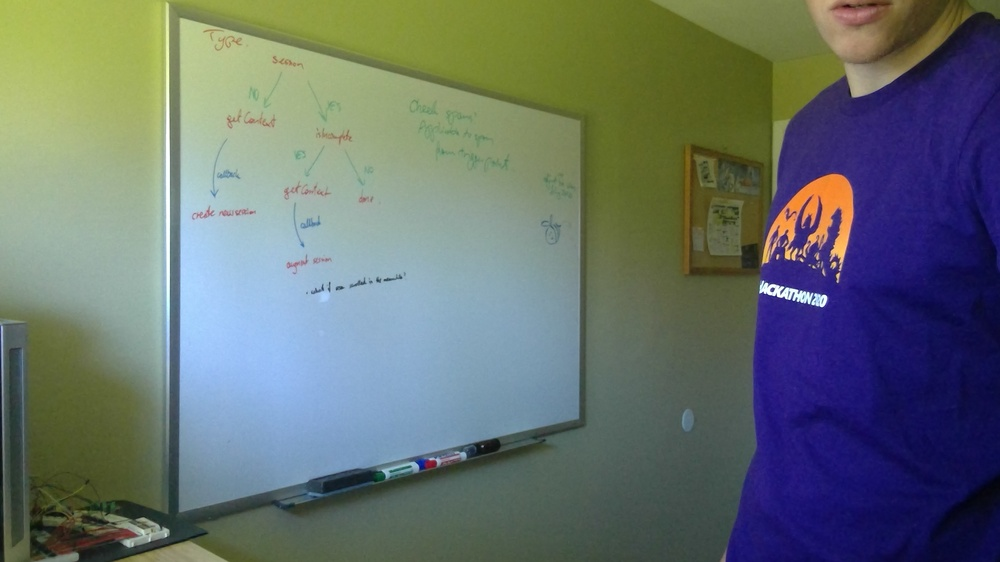
#> input picture PythonVersion/samples/1.jpg, 1000 x 562 px, shrunk from 2560 x 1440 before the run
$ python -i ImageEnhancer.py   (imports and definitions only)
#> lines starting #> are read from the running program, lines starting #| are printed output that depends on the picture
#> further down, picture is the input picture: shape (562, 1000, 3); mean B, G, R 110.3, 113.3, 102.7
from skimage import exposure
import numpy as np
import imutils
import cv2
import math

class ImageEnhancer:

    def enhance(self, image):
        # See clarity.py
        # Somehow we're getting float64 image. convert it to something that cvtColor can understand
        image = (image*255).astype('uint8')
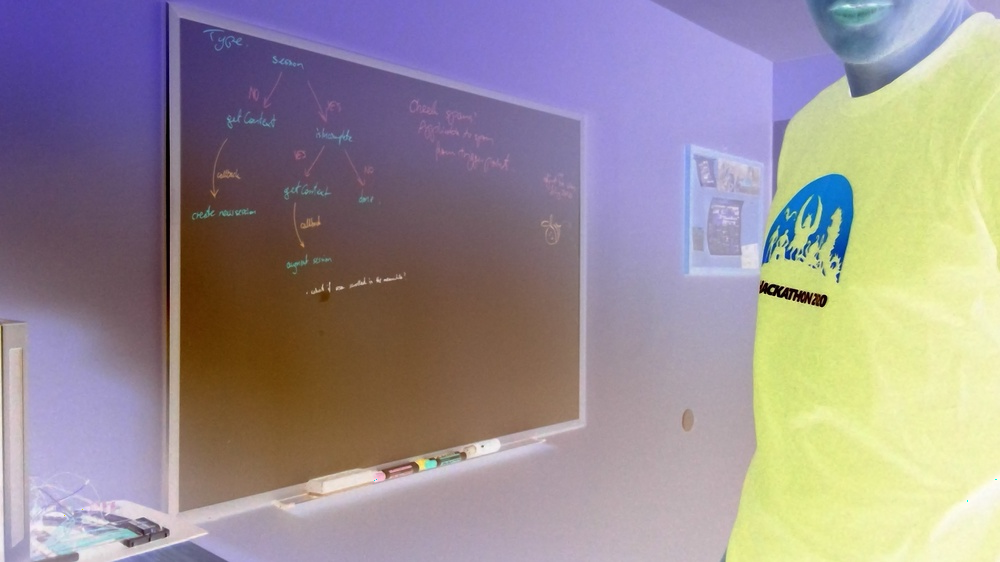
#> image: shape (562, 1000, 3); mean of channels 0, 1, 2 145.7, 142.7, 153.3; drawn as B, G, R
        gray = cv2.cvtColor(image, cv2.COLOR_BGR2GRAY)
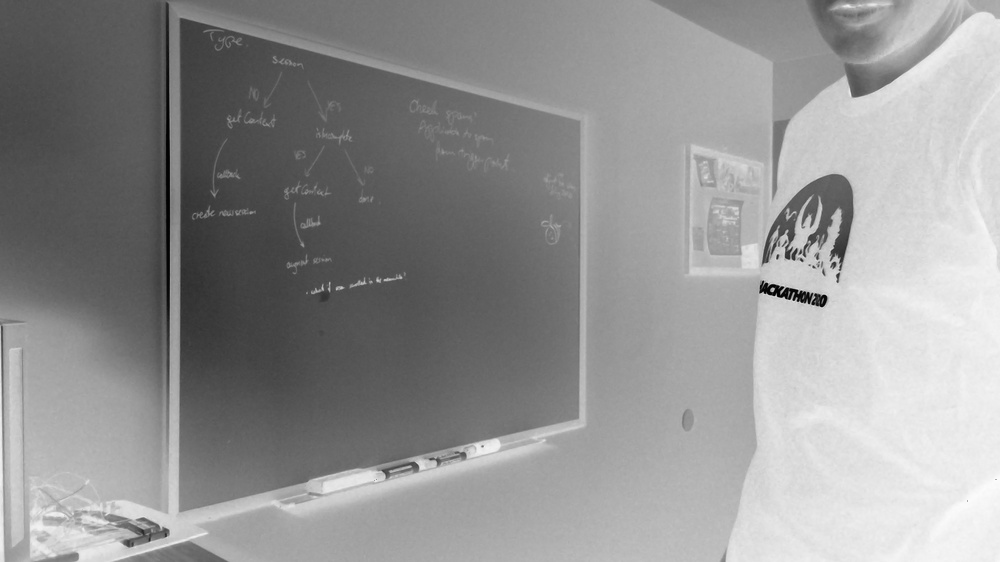
#> gray: shape (562, 1000); min 1, max 252, mean 146.2
        # adaptiveThreshold accepts single channel (grayscale) images
        # Good values are 198 for the threshold, and a low blockSize, e.g. 3
        at = cv2.adaptiveThreshold(gray, 198, cv2.ADAPTIVE_THRESH_GAUSSIAN_C, cv2.THRESH_BINARY_INV,3,2)
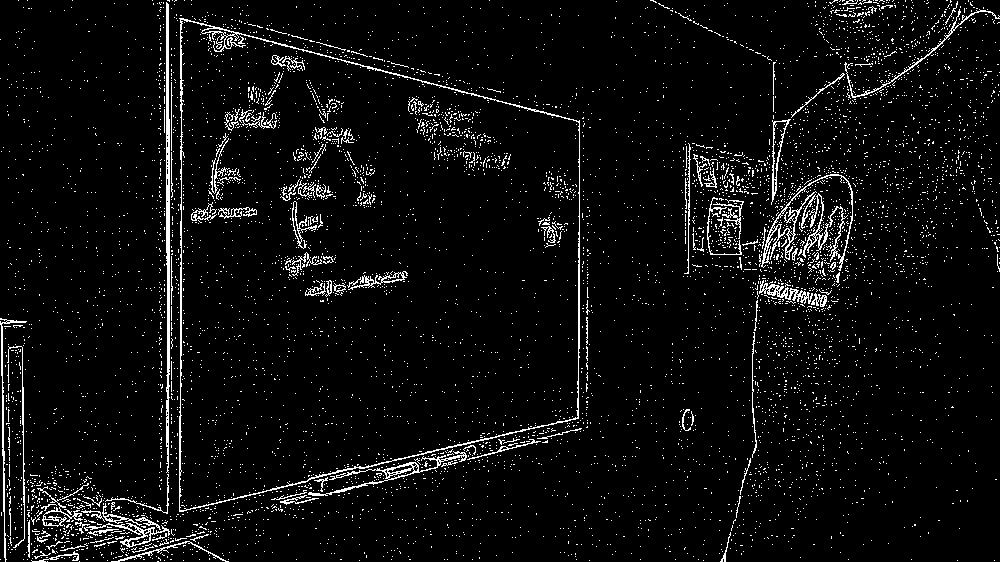
#> at: shape (562, 1000); values 0 (black) and 198 (white), 5.1% white in thin lines or dots

        foreground = cv2.bitwise_and(image, image, mask=at)
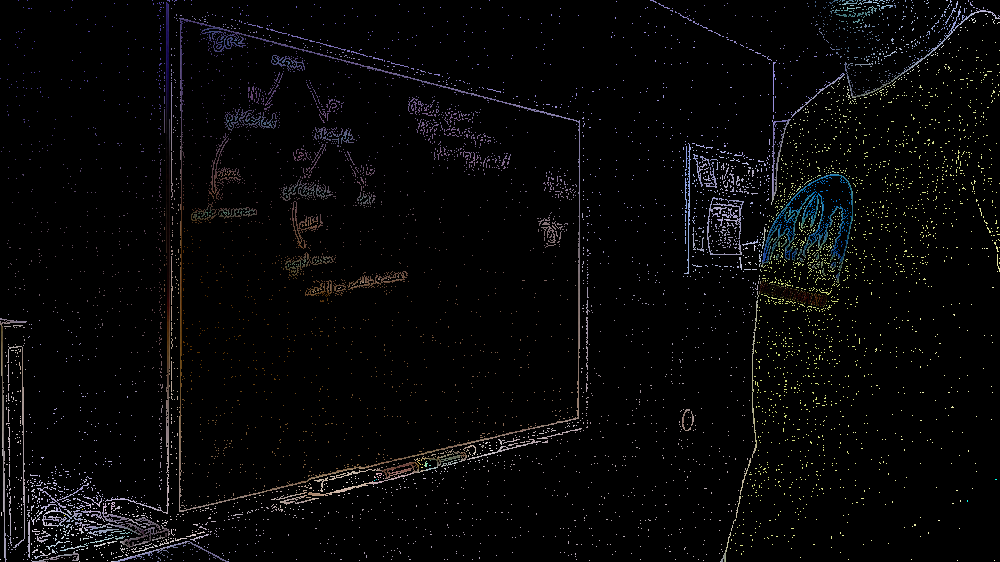
#> foreground: shape (562, 1000, 3); mean of channels 0, 1, 2 6.9, 6.5, 6.8; drawn as B, G, R

        # Get the background. Blur it an desaturate it
        #backgroundBlur = cv2.GaussianBlur(image, (15, 15), cv2.BORDER_DEFAULT)
        #backgroundBlur = cv2.bilateralFilter(image, 5, TestValue, TestValue)
        backgroundBlur = image # don't do any smoothing of the background

        amplifiedLight = 0.3
        addedGamma = 0.2
        # Make the background brighter prior to multiplication
        # Values 0.0, 0.9 and 0.5 (=128) seem to do well
        washedOut = cv2.addWeighted(backgroundBlur, 1.0, backgroundBlur, amplifiedLight, addedGamma*255)
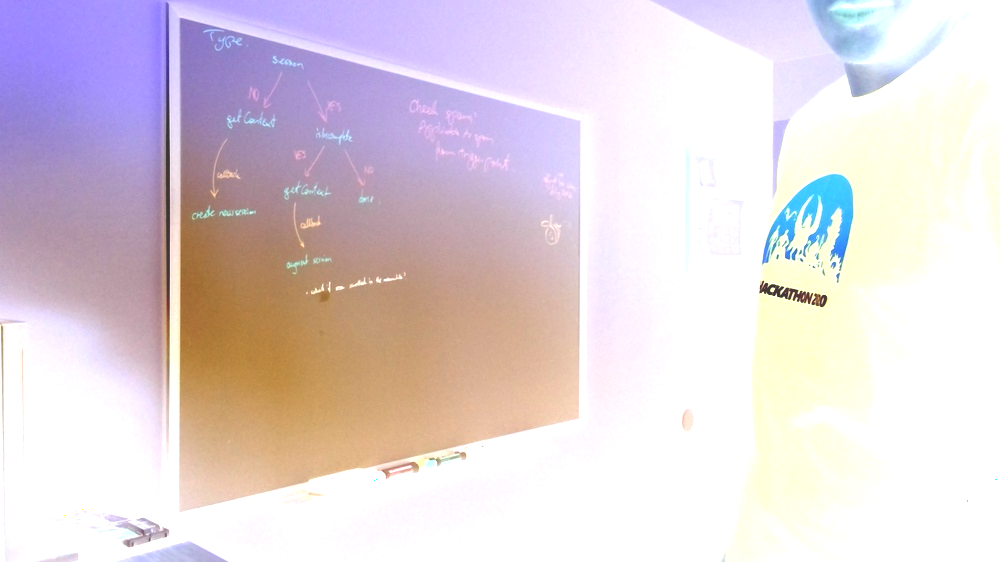
#> washedOut: shape (562, 1000, 3); mean of channels 0, 1, 2 218.6, 212.2, 224.7; drawn as B, G, R
        # remove the area taken care of by the edge detector
        # I can't figure out why, but we can't use mask=bitwise_not(at) like above.
        # BTW we convert to BGR is that the two arrays for bitwise_and must match number of channels
        mask = cv2.cvtColor(at, cv2.COLOR_GRAY2BGR)
        backgroundMask = cv2.bitwise_not(mask)
#> backgroundMask: shape (562, 1000, 3); values 57 (black) and 255 (white), 94.9% white; black in thin lines or dots
        background = cv2.bitwise_and(washedOut, backgroundMask)
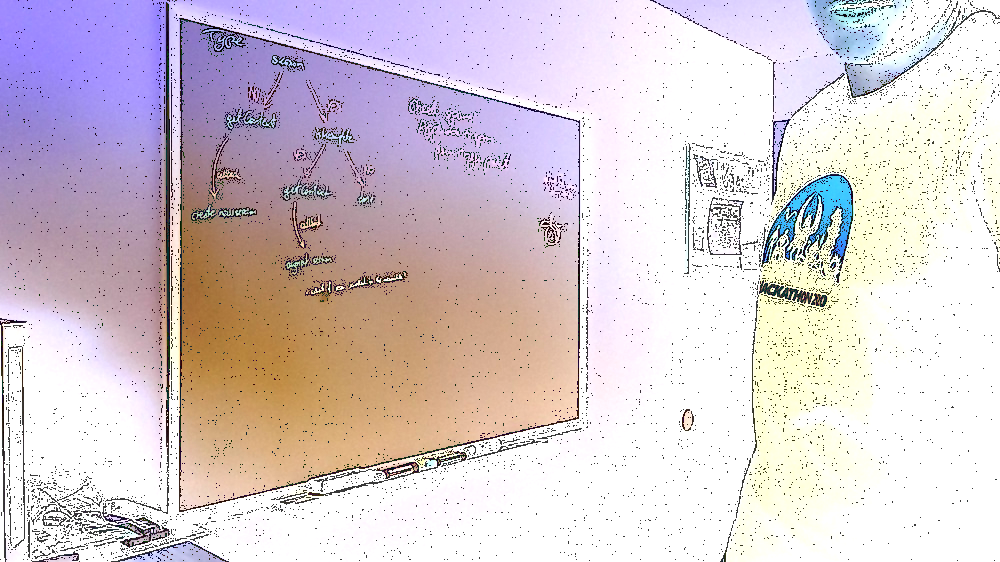
#> background: shape (562, 1000, 3); mean of channels 0, 1, 2 210, 203.8, 216.2; drawn as B, G, R

        # Combine background with foreground
        composite = cv2.add(background, foreground)
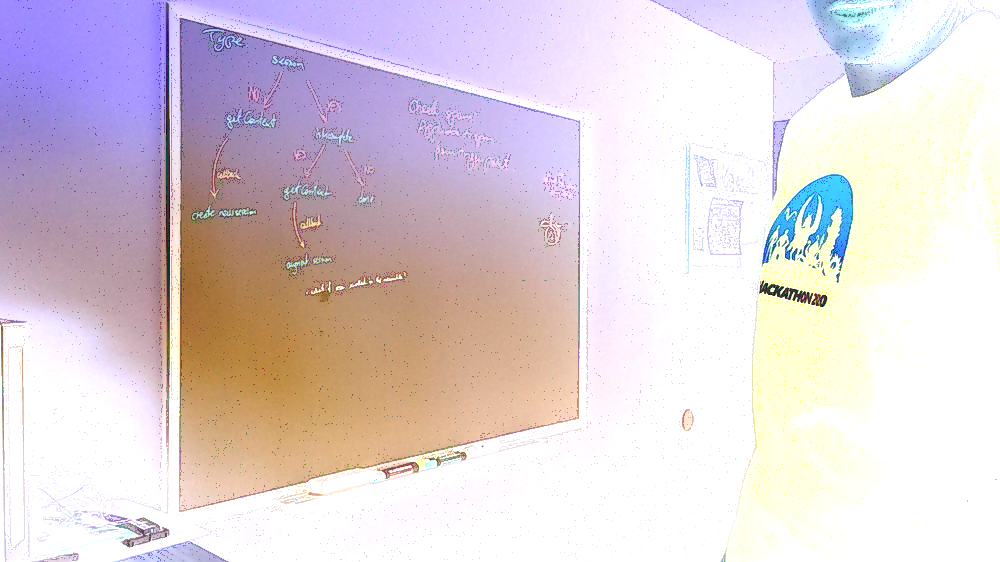
#> composite: shape (562, 1000, 3); mean of channels 0, 1, 2 216.8, 210.2, 222.8; drawn as B, G, R
        return composite

>>> import cv2
>>> picture = cv2.imread('../samples/1.jpg')
>>> result = ImageEnhancer().enhance(picture)

$ run again, on PythonVersion/samples/2.jpg
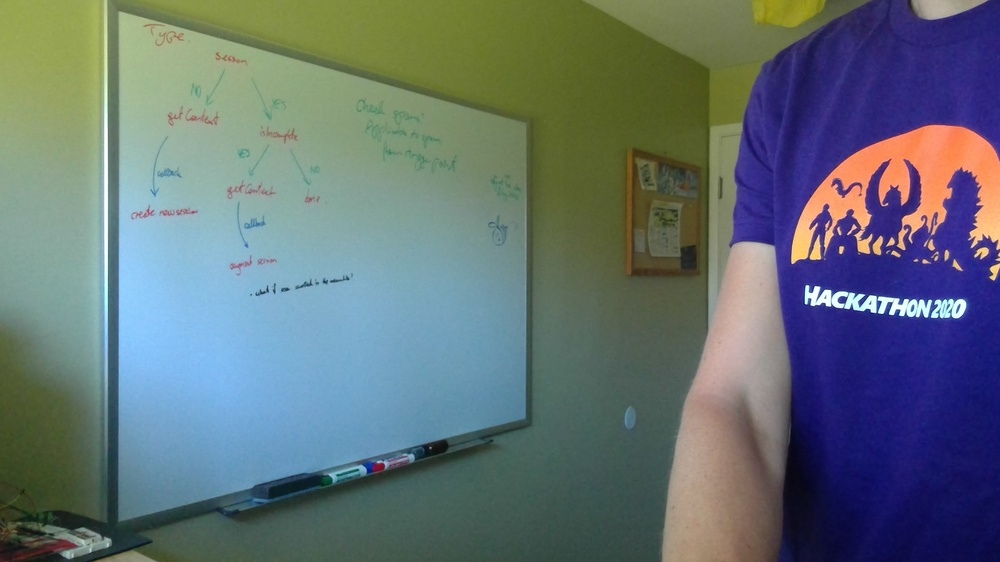
#> input picture PythonVersion/samples/2.jpg, 1000 x 562 px, shrunk from 2560 x 1440 before the run
#> picture is the input picture: shape (562, 1000, 3); mean B, G, R 116.9, 113.5, 99.8
#> in enhance, `at = cv2.adaptiveThreshold(gray, 198, cv2.ADAPTIVE_THRESH_GAUSSIAN_C, ..`:
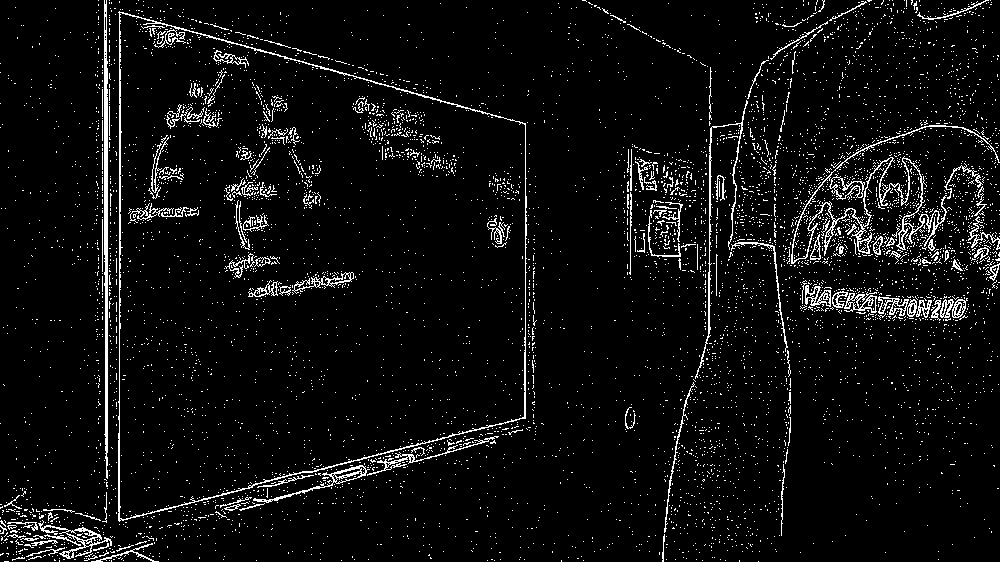
#> at: shape (562, 1000); values 0 (black) and 198 (white), 5.5% white in thin lines or dots
#> backgroundMask: shape (562, 1000, 3); values 57 (black) and 255 (white), 94.5% white; black in thin lines or dots
#> in enhance, `composite = cv2.add(background, foreground)`:
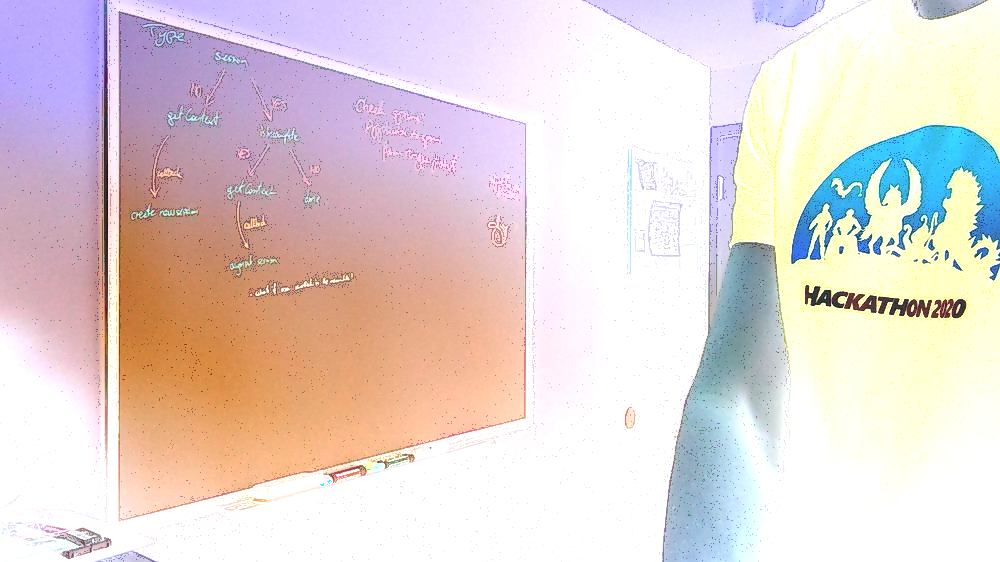
#> composite: shape (562, 1000, 3); mean of channels 0, 1, 2 212.1, 212.7, 226.9; drawn as B, G, R

$ run again, on PythonVersion/samples/4.jpg
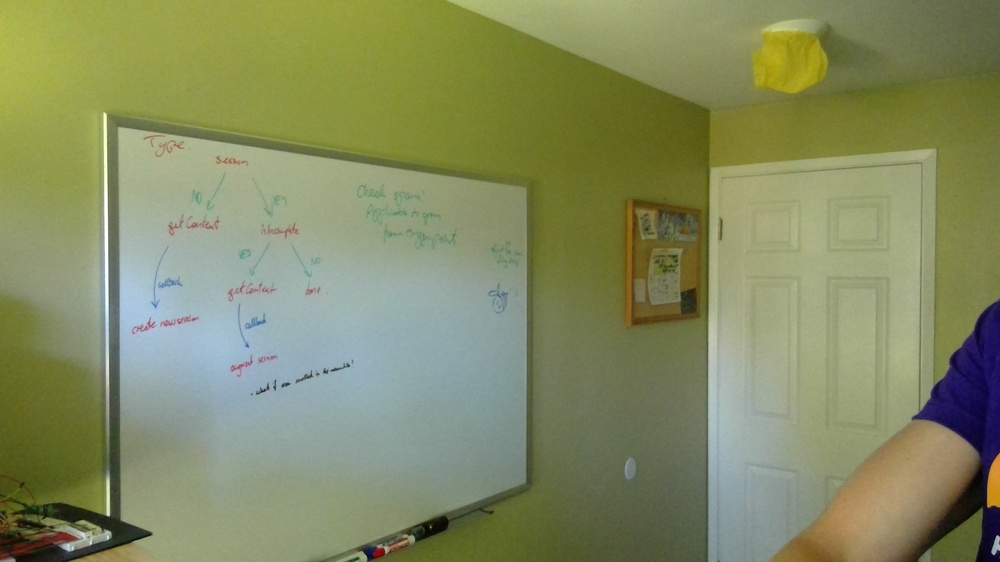
#> input picture PythonVersion/samples/4.jpg, 1000 x 562 px, shrunk from 2560 x 1440 before the run
#> picture is the input picture: shape (562, 1000, 3); mean B, G, R 98.3, 139.6, 132.2
#> at: shape (562, 1000); values 0 (black) and 198 (white), 5.7% white in thin lines or dots
#> backgroundMask: shape (562, 1000, 3); values 57 (black) and 255 (white), 94.3% white; black in thin lines or dots
#> in enhance, `composite = cv2.add(background, foreground)`:
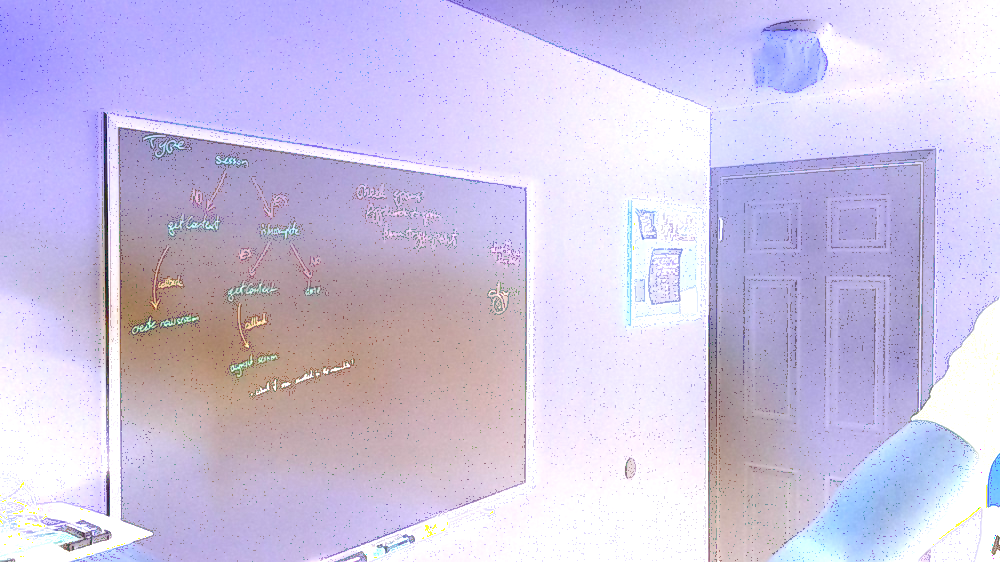
#> composite: shape (562, 1000, 3); mean of channels 0, 1, 2 227, 196.1, 205.6; drawn as B, G, R
